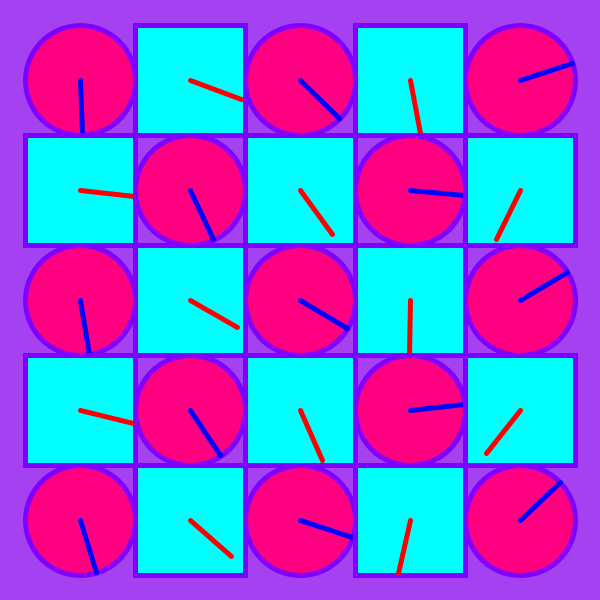
Frame 1 (no input)
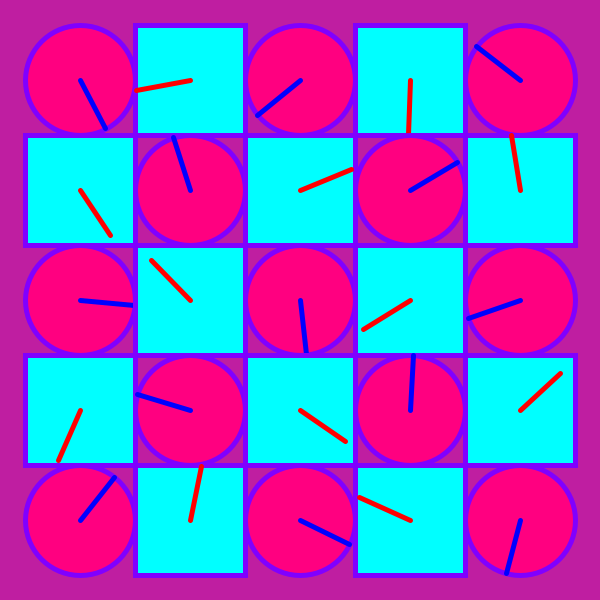
Frame 60 (the mouse pressed at the canvas centre just before this capture)
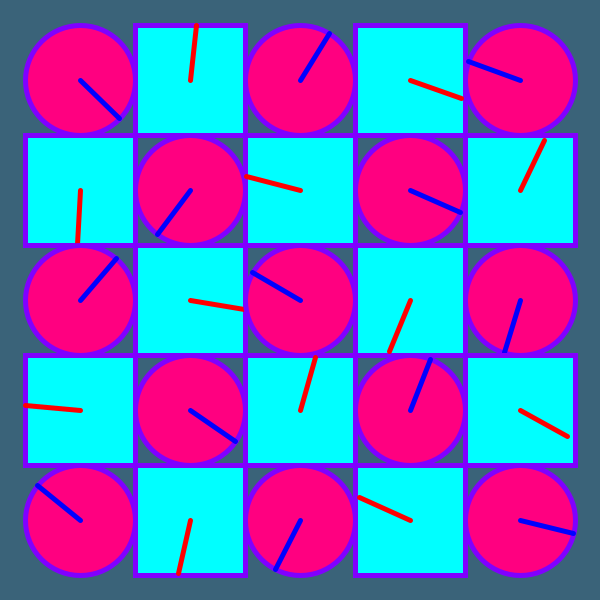
Frame 120 (the mouse held since frame 60 and released just before this capture)

The Processing sketch that drew these frames (run headless with seeded random() and noise(); from frame 60 on, the mouse is pressed at the canvas centre):

// Processing sketch: processing_151307
// ── processing_151307.pde

void setup() {
  size(600, 600);

  rectMode(CENTER);
  noStroke();
}


void draw() {
  background(random(0, 255), random(0, 255), random(0, 255)); 
  noStroke();

  int num = 5;
  int margin = 80;

  float gutter = 0; //distance between each cell
  float cellsize = ( width - (2 * margin) - gutter * (num - 1) ) / (num - 1);

  int circleNumber = 0; // counter
  
  
  for (int i=0; i<num; i++) {
    for (int j=0; j<num; j++) {
      circleNumber=circleNumber+3;

      float tx = margin + cellsize * i + gutter * i;
      float ty = margin + cellsize * j + gutter * j;
      
      int asd=(circleNumber%2);
      
     if (asd==0){ 
      movingCircle2(tx, ty, cellsize, circleNumber * TWO_PI * millis() / 60000.0);
     
     }
     else {
      movingCircle(tx, ty, cellsize, circleNumber * TWO_PI * millis() / 60000.0);
      
     }
     
    }
  }
}//end of draw 


void movingCircle(float x, float y, float size, float angle) {

  // calculate endpoint of the line
  float tempX = x + (size / 2) * sin(angle);
  float tempY = y + (size / 2) * cos(angle);

  stroke(128, 0, 255);
  strokeWeight(5);
  fill(255, 0, 128);
  ellipse(x, y, size, size); // circle

  stroke(0, 0, 255);
  line(x, y, tempX, tempY); // red line
}

void movingCircle2(float x, float y, float size, float angle) {

  // calculate endpoint of the line
  float tempX = x + (size / 2) * cos(angle);
  float tempY = y + (size / 2) * sin(angle);

  stroke(128, 0, 255);
  strokeWeight(5);
  fill(0, 255, 255);
  rect(x, y, size, size); // circle

  stroke(255, 0, 0);
  line(x, y, tempX, tempY); // red line
}
